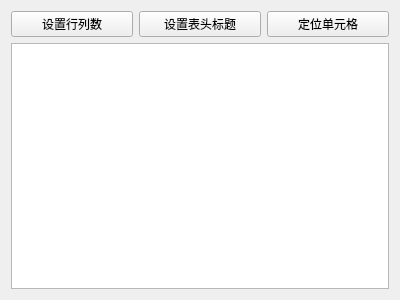
<?xml version="1.0" encoding="UTF-8"?>
<ui version="4.0">
 <class>CustomDialog</class>
 <widget class="QWidget" name="CustomDialog">
  <property name="geometry">
   <rect>
    <x>0</x>
    <y>0</y>
    <width>400</width>
    <height>300</height>
   </rect>
  </property>
  <property name="windowTitle">
   <string>Form</string>
  </property>
  <layout class="QGridLayout" name="gridLayout">
   <item row="0" column="0">
    <layout class="QVBoxLayout" name="verticalLayout">
     <item>
      <layout class="QHBoxLayout" name="horizontalLayout">
       <item>
        <widget class="QPushButton" name="pushButton">
         <property name="text">
          <string>设置行列数</string>
         </property>
        </widget>
       </item>
       <item>
        <widget class="QPushButton" name="pushButton_2">
         <property name="text">
          <string>设置表头标题</string>
         </property>
        </widget>
       </item>
       <item>
        <widget class="QPushButton" name="pushButton_3">
         <property name="text">
          <string>定位单元格</string>
         </property>
        </widget>
       </item>
      </layout>
     </item>
     <item>
      <widget class="QTableView" name="tableView"/>
     </item>
    </layout>
   </item>
  </layout>
 </widget>
 <resources/>
 <connections/>
</ui>
